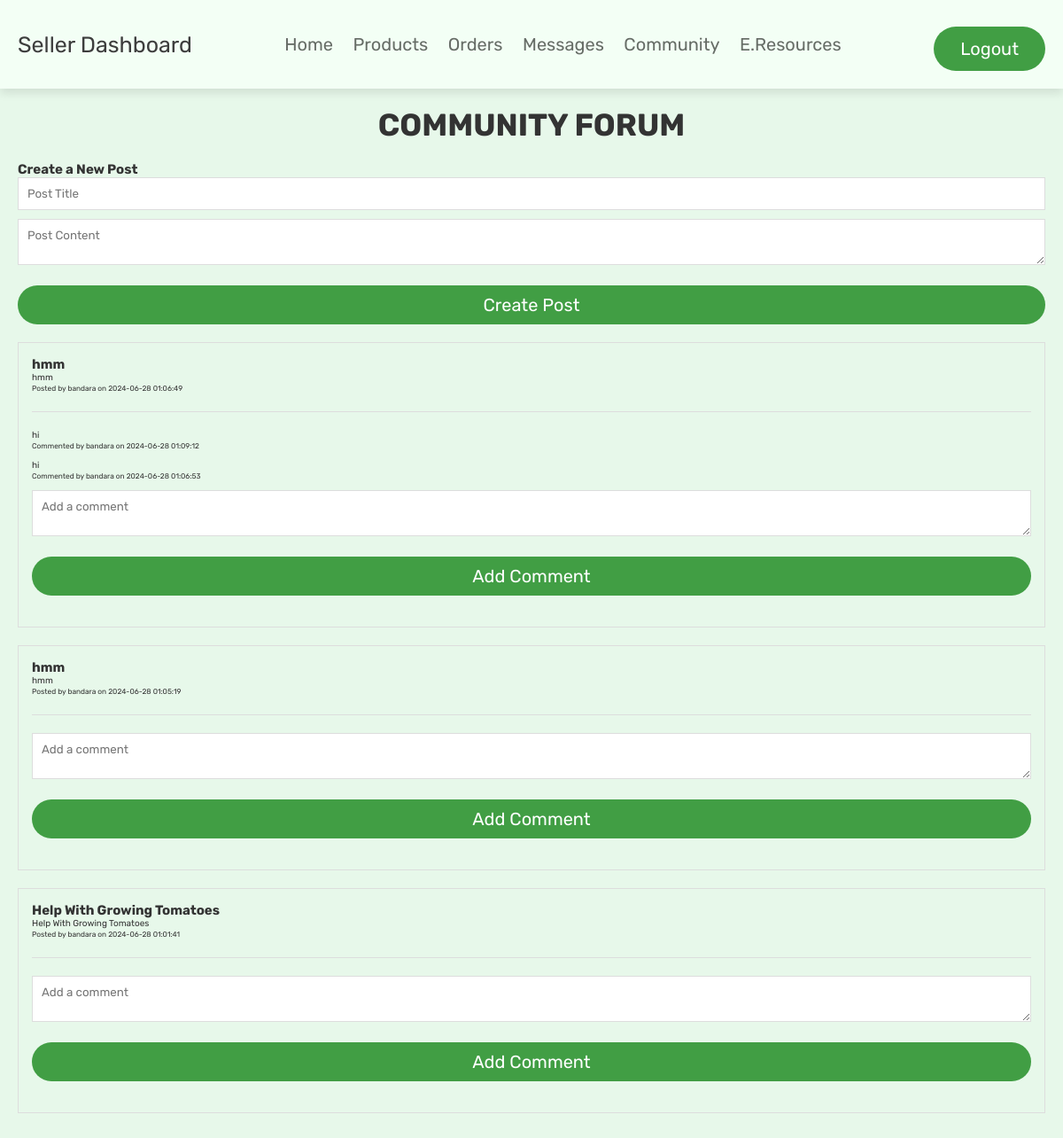
The page /community_forum.php (signed in) on the database its author committed.
### tables this page shows
CREATE TABLE `forum_posts` (
  `id` int NOT NULL,
  `seller_id` int NOT NULL,
  `title` varchar(255) NOT NULL,
  `content` text NOT NULL,
  `created_at` timestamp NOT NULL DEFAULT CURRENT_TIMESTAMP
);

CREATE TABLE `users` (
  `id` int NOT NULL,
  `name` varchar(100) NOT NULL,
  `email` varchar(100) NOT NULL,
  `password` varchar(100) NOT NULL,
  `user_type` enum('user','admin','seller') NOT NULL DEFAULT 'user',
  `image` varchar(100) NOT NULL,
  `language_preference` enum('english','sinhala','tamil') NOT NULL DEFAULT 'english'
);

CREATE TABLE `forum_comments` (
  `id` int NOT NULL,
  `post_id` int NOT NULL,
  `seller_id` int NOT NULL,
  `comment` text NOT NULL,
  `created_at` timestamp NOT NULL DEFAULT CURRENT_TIMESTAMP
);

### community_forum.php (the view, shortened to what this page needs)
<?php
@include 'config.php';
$posts_query = $conn->prepare("SELECT forum_posts.*, users.name AS seller_name FROM forum_posts JOIN users ON forum_posts.seller_id = users.id WHERE users.user_type = 'seller' ORDER BY forum_posts.created_at DESC");
$posts_query->execute();
$posts = $posts_query->fetchAll(PDO::FETCH_ASSOC);
?>
<!DOCTYPE html>
<html lang="en">
<head>
    <link rel="stylesheet" href="css/admin_style.css">
</head>
<body>
<?php include 'seller_header.php'; ?>
<section class="forum">
    <h1 class="title">Community Forum</h1>
    <form action="" method="post" class="create-post">
        <h2>Create a New Post</h2>
        <input type="text" name="title" placeholder="Post Title" required>
        <textarea name="content" placeholder="Post Content" required></textarea>
        <input type="submit" name="create_post" value="Create Post" class="btn">
    </form>
    <div class="posts">
        <?php foreach ($posts as $post) { ?>
            <div class="post">
                <h2><?= $post['title']; ?></h2>
                <p><?= $post['content']; ?></p>
                <small>Posted by <?= $post['seller_name']; ?> on <?= $post['created_at']; ?></small>
                <div class="comments">
                    <?php
                    $comments_query = $conn->prepare("SELECT forum_comments.*, users.name AS seller_name FROM forum_comments JOIN users ON forum_comments.seller_id = users.id WHERE forum_comments.post_id = ? ORDER BY forum_comments.created_at DESC");
                    $comments_query->execute([$post['id']]);
                    $comments = $comments_query->fetchAll(PDO::FETCH_ASSOC);
                    ?>
                    <?php foreach ($comments as $comment) { ?>
                        <div class="comment">
                            <p><?= $comment['comment']; ?></p>
                            <small>Commented by <?= $comment['seller_name']; ?> on <?= $comment['created_at']; ?></small>
                        </div>
                    <?php } ?>
                    <form action="" method="post" class="add-comment">
                        <textarea name="comment" placeholder="Add a comment" required></textarea>
                        <input type="submit" name="add_comment" value="Add Comment" class="btn">
                    </form>
                </div>
            </div>
        <?php } ?>
    </div>
</section>
</body>
</html>

### css/admin_style.css (style rules this page uses)
.forum { padding: 20px; }
.create-post, .add-comment { margin-bottom: 20px; }
.create-post input[type="text"], .create-post textarea, .add-comment textarea { width: 100%; padding: 10px; margin-bottom: 10px; border: 1px solid #ddd; }
.create-post .btn, .add-comment .btn { background-color: #5cb85c; color: white; padding: 10px; border: none; cursor: pointer; }
.posts .post { border: 1px solid #ddd; padding: 15px; margin-bottom: 20px; }
.posts .post h2 { margin-top: 0; }
.posts .post .comments { margin-top: 20px; padding-top: 20px; border-top: 1px solid #ddd; }
.posts .post .comments .comment { margin-bottom: 10px; }
.posts .post .comments .comment p { margin: 0; }

### css/components.css (style rules this page uses)
:root { --green:#48a54b; --othergreen:#27ae60; --orange:#f39c12; --red:#e74c3c; --black:#333; --logoblack:#3D3D3D; --light-color:#666C66; --white:#fff; --light-bg:#f4f9f5; --mid-green: #ddeedd; --light-gr:#e7f8ea; --header: #f3fff5; --fr-green: #1d311d; --border:.2rem solid var(--fr-green); --box-shadow:0 .5rem 1rem rgba(0,0,0,.1); }
* { font-family: 'Rubik', sans-serif; margin: 0; padding:0; box-sizing: border-box; outline: none; border:none; text-decoration: none; color:var(--black); }
body { background-color: var(--light-gr); }
html { font-size: 62.5%; overflow-x: hidden; scroll-behavior: smooth; scroll-padding-top: 6.5rem; }
section { padding:3rem 2rem; max-width: 1365px; margin:0 auto; }
.btn, .delete-btn, .option-btn { display: block; width: 100%; margin-top: 1rem; border-radius: 5rem; color:var(--white); font-size: 2rem; padding:1.3rem 3rem; text-transform: capitalize; cursor: pointer; text-align: center; }
.btn { background: linear-gradient(to right, #419e44, #419e44, #419e44); }
.title { text-align: center; margin-bottom: 2rem; text-transform: uppercase; color:var(--black); font-size: 3.5rem; }

### rows shown on the page
forum_posts: title "hmm", content "hmm", seller.name "bandara", created_at "2024-06-28 01:06:49"
forum_comments: comment "hi", seller.name "bandara", created_at "2024-06-28 01:09:12"
forum_comments: comment "hi", seller.name "bandara", created_at "2024-06-28 01:06:53"
forum_posts: title "hmm", content "hmm", seller.name "bandara", created_at "2024-06-28 01:05:19"
forum_posts: title "Help With Growing Tomatoes", content "Help With Growing Tomatoes", seller.name "bandara", created_at "2024-06-28 01:01:41"
